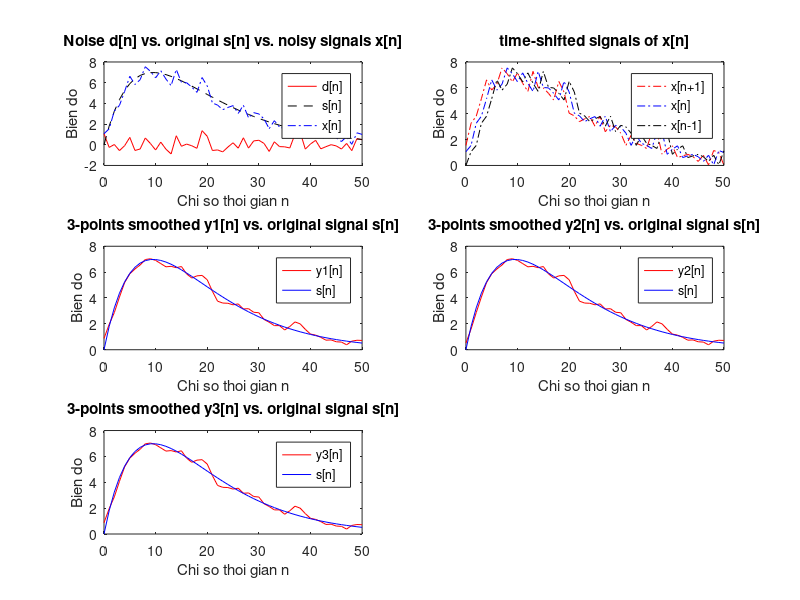
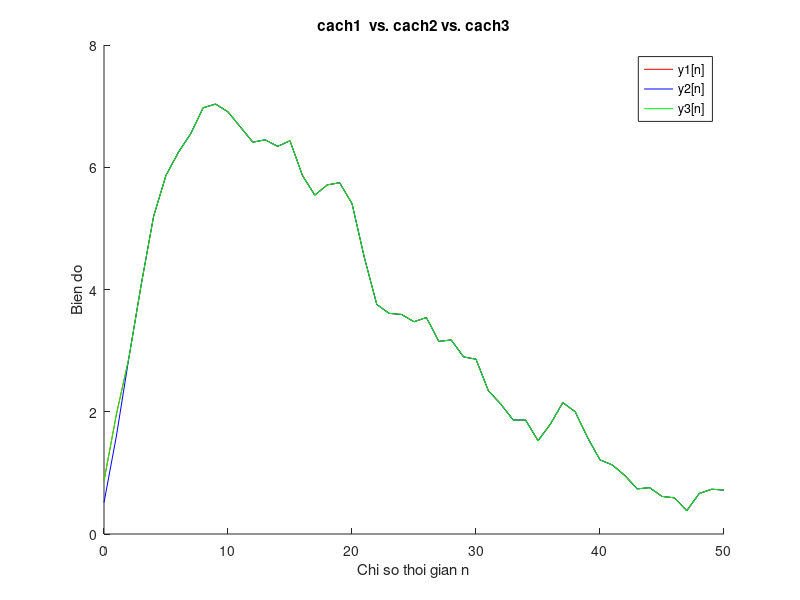

MATLAB code to generate these figures, in order:
% chuong trinh lam tron 1 tin hieu de khu nhieu 
% dung bo loc lay trung binh cong 3 diem (3-points moving-averaging filter)
% co PTSP: y[n] = 1/3(x[n-1]+x[n]+x[n+1])
% sinh tin hieu bi lan voi nhieu cong (additive noise)
clear all;
clf;                            % clear figures
L = 51;                         % do dai tin hieu
n = 0:L-1;                      % bien thoi gian roi rac
d = 0.5*randn(1,L);             % sinh tin hieu Gausian noise d[n] (0.5 la bien do nhieu)
s = 2*n.*(0.9.^n);              % sinh tin hieu goc s[n] = 2n(0.9)^n
x = s + d;                      % tin hieu co nhieu x[n]=s[n]+d[n]

% problem: co tin hieu bi nhieu x[n], di khoi phuc lai tin hieu goc s[n]
figure(1)                    
hold on
subplot(3,2,1)                 
plot(n,d,'r-',n,s,'k--',n,x,'b-.'); % ve do thi d[n],s[n],x[n]
xlabel('Chi so thoi gian n');
ylabel('Bien do');
legend('d[n]','s[n]','x[n]');
title('Noise d[n] vs. original s[n] vs. noisy signals x[n]');

% cach 1: cai dat he thong bang cach dich thoi gian va tinh
% TBC cua 3 tin hieu
x1 = [x(2:L), 0];        % x1[n] = x[n+1]
x2 = [x];                % x2[n] = x[n]
x3 = [0, x(1:L-1)];    % x3[n] = x[n-1]

subplot(3,2,2)
% ve do thi x[n-1],x[n],x[n+1]
plot(n,x1,'r-.',n,x2,'b-.',n,x3,'k-.');
xlabel('Chi so thoi gian n');
ylabel('Bien do');
legend('x[n+1]','x[n]','x[n-1]');
title('time-shifted signals of x[n]');

y1 = 1/3*(x1+x2+x3);     % lenh cai dat he thong
subplot(3,2,3)
% ve do thi y1[n] vs. s[n]
plot(n,y1(1:L),'r-',n,s(1:L),'b-');
xlabel('Chi so thoi gian n');
ylabel('Bien do');
legend('y1[n]','s[n]');
title('3-points smoothed y1[n] vs. original signal s[n]');

% cach 2: cai dat he thong bang cach dung ham tinh tong chap conv()
% ghep noi tiep he som 1 don vi va he lay TB cong nhan qua
h = 1/3 * ones(1,3);    % h[n] = [1/3, 1/3, 1/3]
y2 = conv(x1, h);         % y2[n] = x1[n] * h[n]
% ve do thi y2[n] vs. s[n]
subplot(3,2,4)
plot(n,y2(1:L),'r-',n,s(1:L),'b-');
xlabel('Chi so thoi gian n');
ylabel('Bien do');
legend('y2[n]','s[n]');
title('3-points smoothed y2[n] vs. original signal s[n]');

% cach 3: dung vong lap for tinh PTSP

data = [0 x 0];
for i=1:L
    y3(i) = 1/3 * (data(i) + data(i+1) + data(i+2));
end

subplot(3,2,5)
plot(n,y3(1:L),'r-',n,s(1:L),'b-');
xlabel('Chi so thoi gian n');
ylabel('Bien do');
legend('y3[n]','s[n]');
title('3-points smoothed y3[n] vs. original signal s[n]');

% ve chong 3 cach de test do giong nhau
figure(2);
hold on
plot(n,y1,'r-',n,y2(1:L),'b-', n, y3(1:L), 'g-');
xlabel('Chi so thoi gian n');
ylabel('Bien do');
legend('y1[n]','y2[n]', 'y3[n]');
title('cach1  vs. cach2 vs. cach3');

